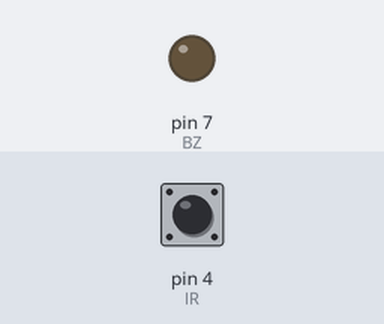
This sketch was run on a simulated Arduino Uno, built with avr-gcc and run on an emulated ATmega328P. Parts: output pins drawn as LEDs (lit = HIGH). Dashed ring = blinking. The inputs (shaded band) are chosen by the test bench; at power-on: pin 4 (IR) HIGH. What the sketch prints to the serial monitor is not drawn.

Above: at 1.2 s.
1.3 s: pin 4 (IR) driven LOW
At 2.1 s:
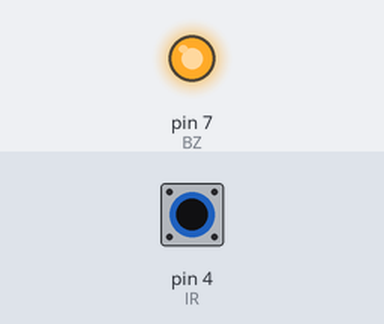
2.8 s: pin 4 (IR) driven HIGH
At 3.3 s:
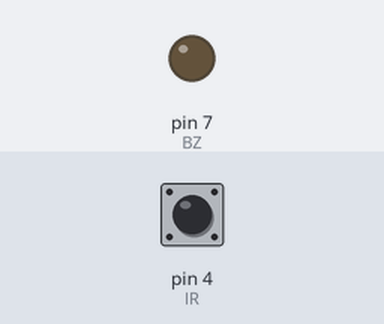
5.8 s: pin 4 (IR) pulsed LOW 5 times (0.12 s each, 0.3 s apart)
At 5.86 s:
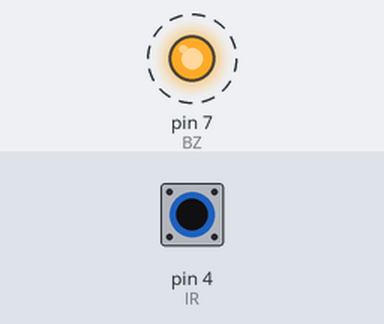
Timing chart, 0 to 8.8 s (numbered marks = the images above; inputs shaded):
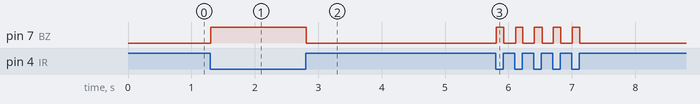

The sketch:

IR_using_Buzzer.ino
```cpp
int IR = 4;
int BZ = 7;

void setup() {
  // put your setup code here, to run once:
  pinMode(IR, INPUT);
  pinMode(BZ, OUTPUT);
  Serial.begin(9600);
}

void loop() {
  // put your main code here, to run repeatedly:
  int status = digitalRead(IR);
  if(status == LOW)
  {
    Serial.println("HIGH");
    digitalWrite(BZ, HIGH);
    }
  else if (status == HIGH)
  {
    Serial.println("LOW");
    digitalWrite(BZ, LOW);
   }
}
```

Measured:
- after the input at 1.3 s, pin 7 (BZ): LOW → HIGH at once
- after the input at 2.8 s, pin 7 (BZ): HIGH → LOW at once
- after the input at 5.8 s, pin 7 (BZ): alternates HIGH for 0.12 s and LOW for 0.18 s, 10 changes in all, then stays LOW, starting at once
